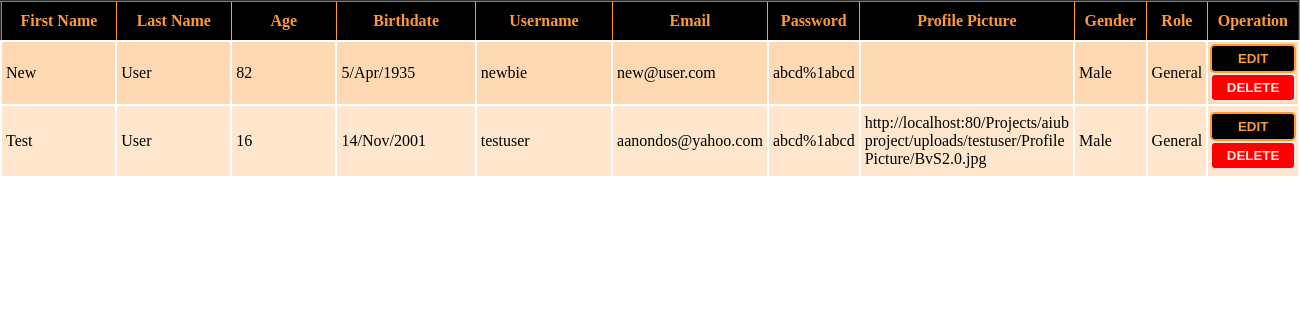
The page /admin/user.php (signed in) on the database as committed earlier.
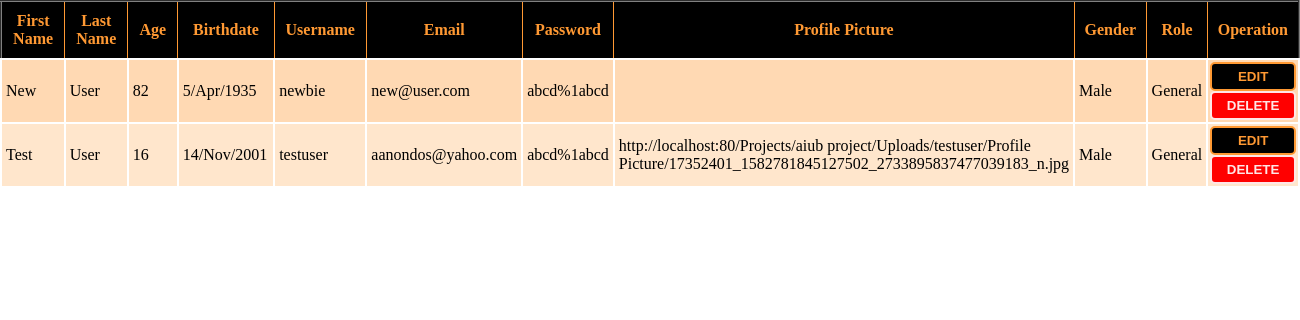
The same page on the database as committed later.
### tables this page shows
CREATE TABLE `users` (
  `user_id` int(11) NOT NULL,
  `fname` varchar(80) DEFAULT NULL,
  `lname` varchar(80) DEFAULT NULL,
  `age` int(11) DEFAULT NULL,
  `bdate` varchar(11) DEFAULT NULL,
  `username` varchar(120) DEFAULT NULL,
  `email` varchar(50) DEFAULT NULL,
  `password` varchar(100) DEFAULT NULL,
  `pro_pic` varchar(180) DEFAULT NULL,
  `gender` varchar(20) DEFAULT NULL,
  `role` int(11) DEFAULT NULL,
  `del` tinyint(1) DEFAULT '0'
);

CREATE TABLE `user_role` (
  `role_id` int(11) NOT NULL,
  `role_name` varchar(50) DEFAULT NULL
);

### Controllers/login_controller.php (called while the page is built, shortened)
<?php
require_once(get_include_path()."\Projects\aiub project\Models\UserModel.php");
class Login{
    function Login()
    {
        $this->user = new UserModel();
    }
}
 ?>

### Models/Models.php (called while the page is built, shortened)
<?php
class Models{
    public $server;
    public $user;
    public $pass;
    public $db;
    protected $conn;
    function Models($server = "localhost:3306" , $user = "root" , $pass ="" , $db = "is_that_crime")
    {
        $this->server = $server;
        $this->user = $user;
        $this->pass = $pass;
        $this->db = $db;
    }
    private function openConnection()
    {
        $this->conn = new mysqli($this->server , $this->user , $this->pass , $this->db);
        if($this->conn->connect_error)
        {
            $this->errorMessage($this->conn->connect_error);
            return false;
        }
        else
            return true;
    }
    function executeQuery($query)
    {
        if($this->openConnection())
        {
            if($this->result = $this->conn->query($query))
            {
                if($this->result->num_rows > 0)
                {
                    return $this->result;
                }
                else
                {
                    $this->closeConnection();
                    return false;
                }
            }
            else
            {
                $this->errorMessage($this->conn->error);
                return false;
            }
        }
        else
        {
            $this->errorMessage($this->conn->error);
            return false;
        }
    }
}
?>

### Models/UserModel.php (called while the page is built, shortened)
<?php
require_once('Models.php');
class UserModel extends Models{
    function getAllUsersExcept($id)
    {
        $result = $this->executeQuery("select * from users where del = false and user_id != $id");
        if($result->num_rows > 0)
            return $result;
        else
            return false;
    }
    function getRoleName($role)
    {
        $role_name = $this->executeQuery("select role_name from user_role where role_id = $role");
        $role_name = $role_name->fetch_assoc();
        $role_name = $role_name["role_name"];
        return $role_name;
    }
}
 ?>

### Controllers/AdminController.php (called while the page is built, shortened)
<?php
require_once(get_include_path()."\Projects\aiub project\Models\UserModel.php");
require_once(get_include_path()."\Projects\aiub project\Controllers\login_controller.php");
class AdminController extends Login{
	function getRoleName($role)
	{
		return $this->user->getRoleName($role);
	}
	function getAllUsersExcept($id)
	{
		return $this->user->getAllUsersExcept($id);
	}
}
?>

### admin/user.php (the view, shortened to what this page needs)
<html>
<head>
    <link rel="stylesheet" type="text/css" href="http://localhost:<?php echo  $_SERVER["SERVER_PORT"];?>/Projects/aiub%20project/css/admin_user_style.css">
    <?php
    require_once(get_include_path()."\Projects\aiub project\Controllers\AdminController.php");
    $admincontrol = new AdminController();
    ?>
</head>
<body>
<div>
   <?php
    $users = $admincontrol->getAllUsersExcept($_SESSION["user_id"]);
    echo "<table border = '2'>";
    echo "<tr>
            <th>First Name</th>
            <th>Last Name</th>
            <th>Age</th>
            <th>Birthdate</th>
            <th>Username</th>
            <th>Email</th>
            <th>Password</th>
            <th>Profile Picture</th>
            <th>Gender</th>
            <th>Role</th>
            <th>Operation</th>
         </tr>";
	while($user = $users->fetch_assoc())
	{
        echo "<tr id='{$user['user_id']}'>
                <td>{$user['fname']}</td>
                <td>{$user['lname']}</td>
                <td>{$user['age']}</td>
                <td>{$user['bdate']}</td>
                <td id='td-username'>{$user['username']}</td>
                <td id='td-email'>{$user['email']}</td>
                <td id='td-password'>{$user['password']}</td>
                <td id='td-pictures'>{$user['pro_pic']}</td>
                <td>{$user['gender']}</td>
                <td>{$admincontrol->getRoleName($user['role'])}</td>
                <td id='operation'><a href = 'user_edit.php?user_id={$user['user_id']}'><button id='edit-button'>EDIT</button></a><button id='delete-button' onclick='rmvUser({$user['user_id']})'>DELETE</button></td>
             </tr>";
	}
	echo "</table>";
   ?>
</div>
</body>
</html>

### css/admin_user_style.css (style rules this page uses)
table { width: 100%; border-collapse: collapse; }
tr:nth-child(odd) { background-color:#ffe6cc; }
tr:nth-child(even) { background-color: #ffd9b3; }
body { margin:0px; padding: 0px; }
th { width:20%; border:2px 1px 0px 1px; border-color:#ff9933; border-style:solid; background-color: black; padding:10px; color:#ff9933; text-align: center; }
td { width:20%; border:2px solid white; padding:8px 4px 8px 4px; text-align:left; text-transform: capitalize; }
#td-pictures { text-transform: none; }
#td-password { text-transform: none; }
#td-email { text-transform: none; }
#td-username { text-transform: none; }
#operation { text-align: center; padding:2px; }
#edit-button { width:100%; height:100%; padding:5px; background-color: black; border:2px solid #ff9933; border-radius: 5px; color:#ff9933; font-weight: bold; }
#delete-button { width:100%; height:100%; padding:5px; background-color:#ff0000; border:2px solid #ffe6e6; border-radius: 5px; color:#ffe6e6; font-weight: bold; }

Rows that differ between the two databases and show on the page:
changed users "Test": pro_pic "http://localhost:80/Projects/aiub project/uploads/testuser/Profile Picture/BvS2.0.jpg" → "http://localhost:80/Projects/aiub project/Uploads/testuser/Profile Picture/17352401_1582781845127502_2733895837477039183_n.jpg"
